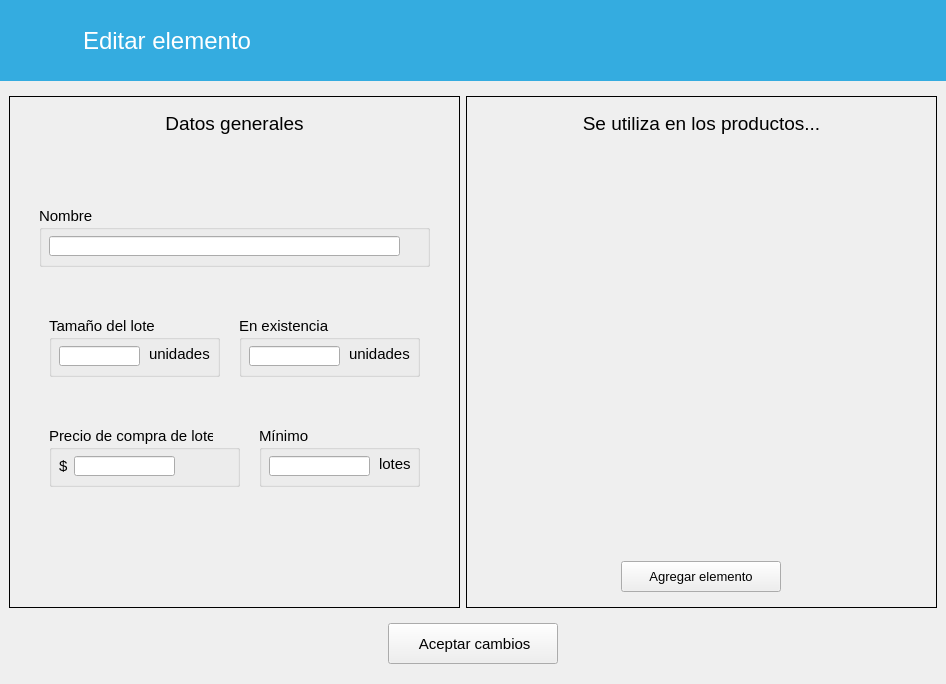
<?xml version="1.0" encoding="UTF-8"?>
<ui version="4.0">
 <class>EditarInventario</class>
 <widget class="QWidget" name="EditarInventario">
  <property name="geometry">
   <rect>
    <x>0</x>
    <y>0</y>
    <width>946</width>
    <height>684</height>
   </rect>
  </property>
  <property name="windowTitle">
   <string>Form</string>
  </property>
  <layout class="QVBoxLayout" name="verticalLayout_3">
   <property name="leftMargin">
    <number>0</number>
   </property>
   <property name="topMargin">
    <number>0</number>
   </property>
   <property name="rightMargin">
    <number>0</number>
   </property>
   <item>
    <widget class="QFrame" name="frame_4">
     <property name="font">
      <font>
       <family>Segoe UI</family>
      </font>
     </property>
     <property name="styleSheet">
      <string notr="true">QFrame { background-color: rgb(52, 172, 224); border: none}</string>
     </property>
     <property name="frameShape">
      <enum>QFrame::StyledPanel</enum>
     </property>
     <property name="frameShadow">
      <enum>QFrame::Raised</enum>
     </property>
     <layout class="QHBoxLayout" name="horizontalLayout">
      <item alignment="Qt::AlignLeft">
       <widget class="QFrame" name="frame_5">
        <property name="minimumSize">
         <size>
          <width>294</width>
          <height>63</height>
         </size>
        </property>
        <property name="maximumSize">
         <size>
          <width>294</width>
          <height>63</height>
         </size>
        </property>
        <property name="font">
         <font>
          <family>Segoe UI</family>
         </font>
        </property>
        <property name="styleSheet">
         <string notr="true">QFrame {border: none}</string>
        </property>
        <property name="frameShadow">
         <enum>QFrame::Raised</enum>
        </property>
        <layout class="QHBoxLayout" name="horizontalLayout_2">
         <item alignment="Qt::AlignHCenter|Qt::AlignVCenter">
          <widget class="QPushButton" name="btRegresar">
           <property name="font">
            <font>
             <family>Segoe UI</family>
            </font>
           </property>
           <property name="cursor">
            <cursorShape>PointingHandCursor</cursorShape>
           </property>
           <property name="styleSheet">
            <string notr="true">QPushButton {
        background-color: transparent;
        border: none;
        padding: 0px;
    }
    QPushButton:hover {
        background-color: rgba(255, 255, 255, 0);
    }
    QPushButton:pressed {
        background-color: rgba(255, 255, 255, 0);
    }</string>
           </property>
           <property name="icon">
            <iconset resource="../resources.qrc">
             <normaloff>:/img/resources/images/leftarrow.png</normaloff>:/img/resources/images/leftarrow.png</iconset>
           </property>
           <property name="iconSize">
            <size>
             <width>40</width>
             <height>40</height>
            </size>
           </property>
           <property name="flat">
            <bool>true</bool>
           </property>
          </widget>
         </item>
         <item alignment="Qt::AlignHCenter|Qt::AlignVCenter">
          <widget class="QLabel" name="lbTitulo">
           <property name="minimumSize">
            <size>
             <width>211</width>
             <height>41</height>
            </size>
           </property>
           <property name="font">
            <font>
             <family>Segoe UI</family>
             <pointsize>18</pointsize>
            </font>
           </property>
           <property name="styleSheet">
            <string notr="true">color: rgb(255, 255, 255);</string>
           </property>
           <property name="text">
            <string>Editar elemento</string>
           </property>
          </widget>
         </item>
        </layout>
       </widget>
      </item>
     </layout>
    </widget>
   </item>
   <item>
    <widget class="QFrame" name="frame">
     <property name="sizePolicy">
      <sizepolicy hsizetype="Preferred" vsizetype="Expanding">
       <horstretch>0</horstretch>
       <verstretch>0</verstretch>
      </sizepolicy>
     </property>
     <property name="font">
      <font>
       <family>Segoe UI</family>
      </font>
     </property>
     <layout class="QHBoxLayout" name="horizontalLayout_3">
      <property name="bottomMargin">
       <number>0</number>
      </property>
      <item>
       <widget class="QFrame" name="frame_2">
        <property name="sizePolicy">
         <sizepolicy hsizetype="Preferred" vsizetype="Expanding">
          <horstretch>0</horstretch>
          <verstretch>0</verstretch>
         </sizepolicy>
        </property>
        <property name="minimumSize">
         <size>
          <width>451</width>
          <height>469</height>
         </size>
        </property>
        <property name="font">
         <font>
          <family>Segoe UI</family>
         </font>
        </property>
        <property name="frameShape">
         <enum>QFrame::Box</enum>
        </property>
        <property name="frameShadow">
         <enum>QFrame::Plain</enum>
        </property>
        <property name="lineWidth">
         <number>1</number>
        </property>
        <widget class="QLabel" name="label_3">
         <property name="geometry">
          <rect>
           <x>10</x>
           <y>12</y>
           <width>431</width>
           <height>30</height>
          </rect>
         </property>
         <property name="font">
          <font>
           <family>Segoe UI</family>
           <pointsize>14</pointsize>
          </font>
         </property>
         <property name="text">
          <string>Datos generales</string>
         </property>
         <property name="alignment">
          <set>Qt::AlignCenter</set>
         </property>
        </widget>
        <widget class="QGroupBox" name="groupBox_3">
         <property name="geometry">
          <rect>
           <x>250</x>
           <y>330</y>
           <width>161</width>
           <height>61</height>
          </rect>
         </property>
         <property name="font">
          <font>
           <family>Segoe UI</family>
           <pointsize>11</pointsize>
          </font>
         </property>
         <property name="title">
          <string>Mínimo</string>
         </property>
         <widget class="QLineEdit" name="txtMinimo">
          <property name="geometry">
           <rect>
            <x>10</x>
            <y>30</y>
            <width>101</width>
            <height>20</height>
           </rect>
          </property>
          <property name="font">
           <font>
            <family>Segoe UI</family>
            <pointsize>11</pointsize>
           </font>
          </property>
          <property name="text">
           <string/>
          </property>
         </widget>
         <widget class="QLabel" name="label_4">
          <property name="geometry">
           <rect>
            <x>120</x>
            <y>30</y>
            <width>71</width>
            <height>16</height>
           </rect>
          </property>
          <property name="font">
           <font>
            <family>Segoe UI</family>
            <pointsize>11</pointsize>
           </font>
          </property>
          <property name="text">
           <string>lotes</string>
          </property>
         </widget>
        </widget>
        <widget class="QGroupBox" name="groupBox_2">
         <property name="geometry">
          <rect>
           <x>40</x>
           <y>330</y>
           <width>191</width>
           <height>61</height>
          </rect>
         </property>
         <property name="font">
          <font>
           <family>Segoe UI</family>
           <pointsize>11</pointsize>
          </font>
         </property>
         <property name="title">
          <string>Precio de compra de lote</string>
         </property>
         <widget class="QLineEdit" name="txtPrecioCompra">
          <property name="geometry">
           <rect>
            <x>25</x>
            <y>30</y>
            <width>101</width>
            <height>20</height>
           </rect>
          </property>
          <property name="font">
           <font>
            <family>Segoe UI</family>
            <pointsize>11</pointsize>
           </font>
          </property>
          <property name="text">
           <string/>
          </property>
         </widget>
         <widget class="QLabel" name="label">
          <property name="geometry">
           <rect>
            <x>10</x>
            <y>32</y>
            <width>21</width>
            <height>16</height>
           </rect>
          </property>
          <property name="font">
           <font>
            <family>Segoe UI</family>
            <pointsize>11</pointsize>
           </font>
          </property>
          <property name="text">
           <string>$</string>
          </property>
         </widget>
        </widget>
        <widget class="QGroupBox" name="groupBox">
         <property name="geometry">
          <rect>
           <x>30</x>
           <y>110</y>
           <width>391</width>
           <height>61</height>
          </rect>
         </property>
         <property name="font">
          <font>
           <family>Segoe UI</family>
           <pointsize>11</pointsize>
          </font>
         </property>
         <property name="title">
          <string>Nombre</string>
         </property>
         <widget class="QLineEdit" name="txtNombre">
          <property name="geometry">
           <rect>
            <x>10</x>
            <y>30</y>
            <width>351</width>
            <height>20</height>
           </rect>
          </property>
          <property name="font">
           <font>
            <family>Segoe UI</family>
            <pointsize>11</pointsize>
           </font>
          </property>
          <property name="text">
           <string/>
          </property>
         </widget>
        </widget>
        <widget class="QGroupBox" name="groupBox_4">
         <property name="geometry">
          <rect>
           <x>230</x>
           <y>220</y>
           <width>181</width>
           <height>61</height>
          </rect>
         </property>
         <property name="font">
          <font>
           <family>Segoe UI</family>
           <pointsize>11</pointsize>
           <bold>false</bold>
          </font>
         </property>
         <property name="title">
          <string>En existencia</string>
         </property>
         <widget class="QLineEdit" name="txtExistencia">
          <property name="geometry">
           <rect>
            <x>10</x>
            <y>30</y>
            <width>91</width>
            <height>20</height>
           </rect>
          </property>
          <property name="font">
           <font>
            <family>Segoe UI</family>
            <pointsize>11</pointsize>
            <bold>false</bold>
           </font>
          </property>
          <property name="inputMethodHints">
           <set>Qt::ImhFormattedNumbersOnly</set>
          </property>
          <property name="text">
           <string/>
          </property>
         </widget>
         <widget class="QLabel" name="label_5">
          <property name="geometry">
           <rect>
            <x>110</x>
            <y>30</y>
            <width>71</width>
            <height>16</height>
           </rect>
          </property>
          <property name="font">
           <font>
            <family>Segoe UI</family>
            <pointsize>11</pointsize>
            <bold>false</bold>
           </font>
          </property>
          <property name="text">
           <string>unidades</string>
          </property>
         </widget>
        </widget>
        <widget class="QGroupBox" name="groupBox_5">
         <property name="geometry">
          <rect>
           <x>40</x>
           <y>220</y>
           <width>171</width>
           <height>61</height>
          </rect>
         </property>
         <property name="font">
          <font>
           <family>Segoe UI</family>
           <pointsize>11</pointsize>
          </font>
         </property>
         <property name="title">
          <string>Tamaño del lote</string>
         </property>
         <widget class="QLineEdit" name="txtTamano">
          <property name="geometry">
           <rect>
            <x>10</x>
            <y>30</y>
            <width>81</width>
            <height>20</height>
           </rect>
          </property>
          <property name="font">
           <font>
            <family>Segoe UI</family>
            <pointsize>11</pointsize>
           </font>
          </property>
          <property name="text">
           <string/>
          </property>
         </widget>
         <widget class="QLabel" name="label_7">
          <property name="geometry">
           <rect>
            <x>100</x>
            <y>30</y>
            <width>71</width>
            <height>16</height>
           </rect>
          </property>
          <property name="font">
           <font>
            <family>Segoe UI</family>
            <pointsize>11</pointsize>
           </font>
          </property>
          <property name="text">
           <string>unidades</string>
          </property>
         </widget>
        </widget>
       </widget>
      </item>
      <item>
       <widget class="QFrame" name="frame_6">
        <property name="font">
         <font>
          <family>Segoe UI</family>
         </font>
        </property>
        <property name="frameShape">
         <enum>QFrame::Box</enum>
        </property>
        <property name="frameShadow">
         <enum>QFrame::Plain</enum>
        </property>
        <property name="lineWidth">
         <number>1</number>
        </property>
        <layout class="QVBoxLayout" name="verticalLayout_2">
         <property name="topMargin">
          <number>15</number>
         </property>
         <property name="bottomMargin">
          <number>15</number>
         </property>
         <item>
          <widget class="QLabel" name="label_2">
           <property name="font">
            <font>
             <family>Segoe UI</family>
             <pointsize>14</pointsize>
            </font>
           </property>
           <property name="text">
            <string>Se utiliza en los productos...</string>
           </property>
           <property name="alignment">
            <set>Qt::AlignCenter</set>
           </property>
          </widget>
         </item>
         <item>
          <widget class="QScrollArea" name="scrollArea">
           <property name="font">
            <font>
             <family>Segoe UI</family>
            </font>
           </property>
           <property name="frameShape">
            <enum>QFrame::NoFrame</enum>
           </property>
           <property name="widgetResizable">
            <bool>true</bool>
           </property>
           <widget class="QWidget" name="scrollAreaLista">
            <property name="geometry">
             <rect>
              <x>0</x>
              <y>0</y>
              <width>451</width>
              <height>413</height>
             </rect>
            </property>
            <layout class="QVBoxLayout" name="layoutScroll">
             <property name="rightMargin">
              <number>0</number>
             </property>
            </layout>
           </widget>
          </widget>
         </item>
         <item alignment="Qt::AlignHCenter">
          <widget class="QPushButton" name="btAgregar">
           <property name="minimumSize">
            <size>
             <width>160</width>
             <height>31</height>
            </size>
           </property>
           <property name="font">
            <font>
             <family>Segoe UI</family>
             <pointsize>10</pointsize>
            </font>
           </property>
           <property name="text">
            <string>Agregar elemento</string>
           </property>
           <property name="icon">
            <iconset resource="../resources.qrc">
             <normaloff>:/img/resources/images/add.png</normaloff>:/img/resources/images/add.png</iconset>
           </property>
          </widget>
         </item>
        </layout>
       </widget>
      </item>
     </layout>
    </widget>
   </item>
   <item>
    <widget class="QFrame" name="frame_3">
     <property name="font">
      <font>
       <family>Segoe UI</family>
      </font>
     </property>
     <layout class="QVBoxLayout" name="verticalLayout">
      <item alignment="Qt::AlignHCenter">
       <widget class="QPushButton" name="btAceptar">
        <property name="minimumSize">
         <size>
          <width>170</width>
          <height>41</height>
         </size>
        </property>
        <property name="font">
         <font>
          <family>Segoe UI</family>
          <pointsize>11</pointsize>
         </font>
        </property>
        <property name="text">
         <string notr="true"> Aceptar cambios</string>
        </property>
        <property name="icon">
         <iconset resource="../resources.qrc">
          <normaloff>:/img/resources/images/edit.png</normaloff>:/img/resources/images/edit.png</iconset>
        </property>
       </widget>
      </item>
     </layout>
    </widget>
   </item>
  </layout>
 </widget>
 <resources>
  <include location="../resources.qrc"/>
 </resources>
 <connections/>
</ui>
